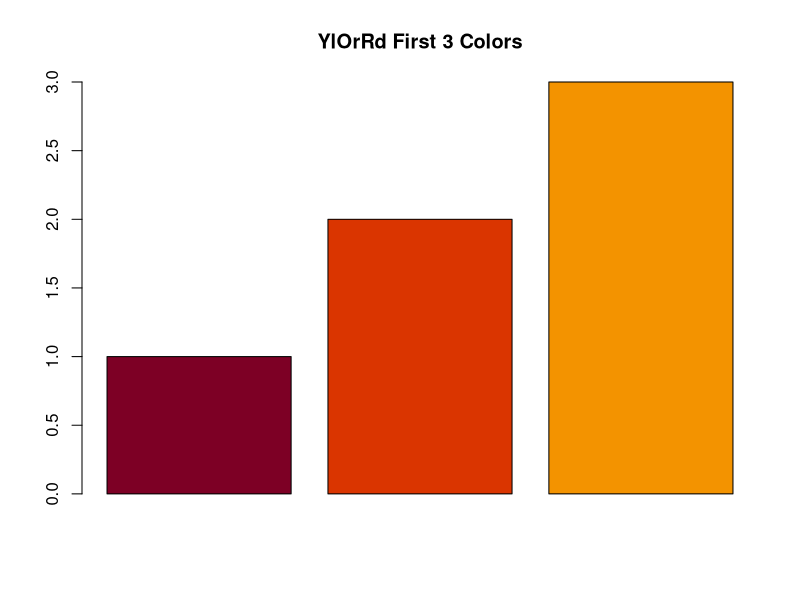
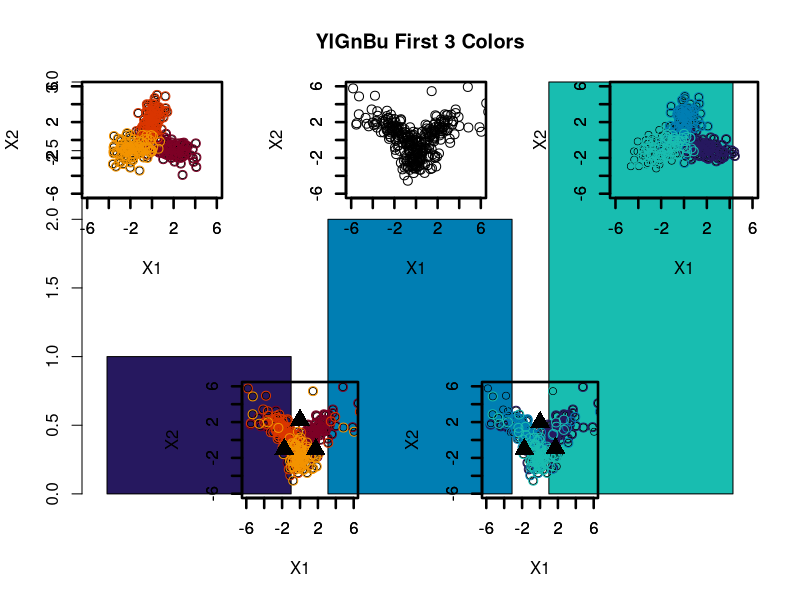
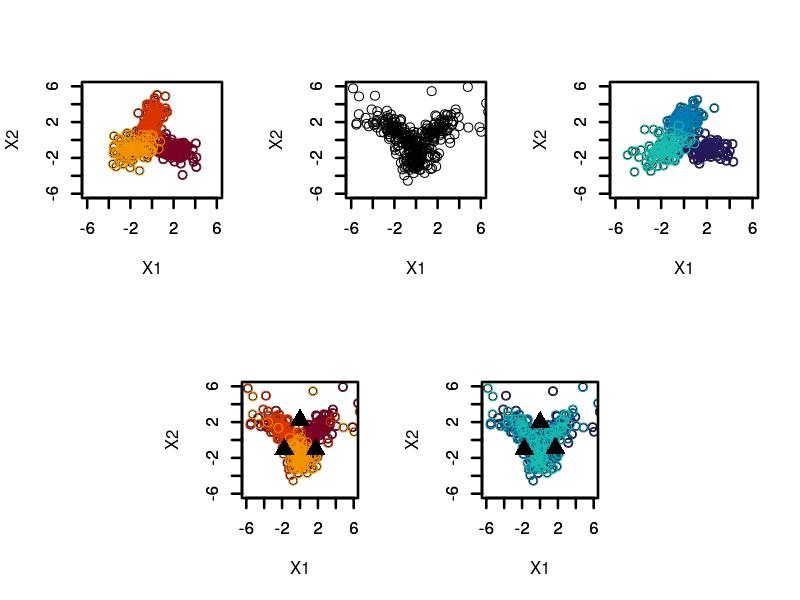

Generate these figures, in order, with R:
library(mvtnorm)
library(colorspace)

## color

ylorrd_colors <- hcl.colors(5, "YlOrRd")
ylgnbu_colors <- hcl.colors(5, "YlGnBu")

# ex
barplot(1:3, col = ylorrd_colors, main = "YlOrRd First 3 Colors")
barplot(1:3, col = ylgnbu_colors, main = "YlGnBu First 3 Colors")

print(ylorrd_colors[1:3])
print(ylgnbu_colors[1:3])


## Centroid
cent1 = c(sqrt(3), 1); cent2 = c(-sqrt(3),1); cent3 = c(0,-2)

# Sigma
sig1 = matrix(c(1,.6,.6,1), nrow=2)
sig2 = matrix(c(1,-.6,-.6,1), nrow=2)
sig3 = matrix(c(sqrt(2)/2,0,0,sqrt(2)), nrow=2)


################################################################################
### Null Scenario ##############################################################
################################################################################


n = 100
rotmat = matrix(c(cos(pi/3), -sin(pi/3), sin(pi/3), cos(pi/3)), nrow=2, byrow=T)

X1 = rmvnorm(n, mean = cent1, sigma = sig1)
X2 = rmvnorm(n, mean = cent2, sigma = sig2)
X3 = rmvnorm(n, mean = cent3, sigma = sig3)

Y1 = rmvnorm(n, mean = cent1, sigma = sig1) %*% rotmat
Y2 = rmvnorm(n, mean = cent2, sigma = sig2) %*% rotmat
Y3 = rmvnorm(n, mean = cent3, sigma = sig3) %*% rotmat

K1 = rmvnorm(n, mean = cent1, sigma = sig1) %*% rotmat
K2 = rmvnorm(n, mean = cent2, sigma = sig2) %*% rotmat
K3 = rmvnorm(n, mean = cent3, sigma = sig3) %*% rotmat

raw_dat1 = rbind(X1, X2, X3)

# Perturb for better visualization
set.seed(1)
purt.size = n * 0.2
purt.ind = sample(1:(3 * n), size = 3 * purt.size)
raw_dat1[purt.ind[1:purt.size], ] = 3 * rmvnorm(purt.size, mean = cent1, sigma = sig1)
raw_dat1[purt.ind[1:purt.size + purt.size], ] = 2 * rmvnorm(purt.size, mean = cent2, sigma = sig2)
raw_dat1[purt.ind[1:purt.size + purt.size * 2], ] = rmvnorm(purt.size, mean = cent3, sigma = sig3)

raw_dat2 = rbind(Y1, Y2, Y3)
raw_dat3 = rbind(K1, K2, K3)

# Create perturbed indices for raw_dat3
purt.size = n * 0.2
indset = 1:(3 * n)
purt.ind2 = sample(1:(3 * n), size = 3 * purt.size)

ind1 = union(setdiff(1:n, purt.ind2), purt.ind2[1:purt.size])
ind2 = union(setdiff((n + 1):(2 * n), purt.ind2), purt.ind2[1:purt.size + purt.size])
ind3 = union(setdiff((2 * n + 1):(3 * n), purt.ind2), purt.ind2[1:purt.size + 2 * purt.size])

raw_dat3[ind1, ] = rmvnorm(length(ind1), mean = cent1, sigma = sig1) %*% rotmat
raw_dat3[ind2, ] = rmvnorm(length(ind2), mean = cent2, sigma = sig2) %*% rotmat
raw_dat3[ind3, ] = rmvnorm(length(ind3), mean = cent3, sigma = sig3) %*% rotmat


# Centroid 계산
dat2_centroids <- matrix(NA, nrow = 3, ncol = ncol(raw_dat2))
dat3_centroids <- matrix(NA, nrow = 3, ncol = ncol(raw_dat3))

dat2_centroids[1, ] <- colMeans(raw_dat2[1:n, ])
dat2_centroids[2, ] <- colMeans(raw_dat2[(n + 1):(2 * n), ])
dat2_centroids[3, ] <- colMeans(raw_dat2[(2 * n + 1):(3 * n), ])

dat3_centroids[1, ] <- colMeans(raw_dat3[ind1, ])
dat3_centroids[2, ] <- colMeans(raw_dat3[ind2, ])
dat3_centroids[3, ] <- colMeans(raw_dat3[ind3, ])

# 결과 출력
print("Centroids for raw_dat2:")
print(dat2_centroids)

print("Centroids for raw_dat3:")
print(dat3_centroids)

################################################################################
### Alter Scenario #############################################################
################################################################################

# Create new indices for raw_dat3_new
new_ind = sample(1:(3 * n))
new_ind1 = new_ind[1:n]
new_ind2 = new_ind[(n + 1):(2 * n)]
new_ind3 = new_ind[(2 * n + 1):(3 * n)]

# Generate raw_dat3_new with rotation applied to selected indices
raw_dat3_new = raw_dat3
raw_dat3_new[new_ind1, ] = rmvnorm(n, mean = cent1, sigma = sig1) %*% rotmat
raw_dat3_new[new_ind2, ] = rmvnorm(n, mean = cent2, sigma = sig2) %*% rotmat
raw_dat3_new[new_ind3, ] = rmvnorm(n, mean = cent3, sigma = sig3) %*% rotmat



# Centroid 계산
dat2_centroids <- matrix(NA, nrow = 3, ncol = ncol(raw_dat2))
dat3_centroids <- matrix(NA, nrow = 3, ncol = ncol(raw_dat3))

dat2_centroids[1, ] <- colMeans(raw_dat2[1:n, ])
dat2_centroids[2, ] <- colMeans(raw_dat2[(n + 1):(2 * n), ])
dat2_centroids[3, ] <- colMeans(raw_dat2[(2 * n + 1):(3 * n), ])

dat3_centroids[1, ] <- colMeans(raw_dat3_new[new_ind1, ])
dat3_centroids[2, ] <- colMeans(raw_dat3_new[new_ind2, ])
dat3_centroids[3, ] <- colMeans(raw_dat3_new[new_ind3, ])

# 결과 출력
print("Centroids for raw_dat2:")
print(dat2_centroids)

print("Centroids for raw_dat3:")
print(dat3_centroids)












################################################################################
# NULL 그리기 ##################################################################
################################################################################

# tiff("NULL.tiff", width = 2800, height = 2800, res = 800)

# par(mar = c(2,2,2,2))
# par(mar = c(5, 4, 4, 2) + 0.1)


par(mfrow = c(1, 1))

# 1 by 1
par(fig = c(0, 0.33, 0.5, 1), new = TRUE)
plot(raw_dat2, xlab='X1', ylab='X2', xlim=c(-6, 6), ylim=c(-6, 6))
points(raw_dat2[1:n, ], cex=1.2, col="#7D0025")
points(raw_dat2[(n + 1):(2 * n), ], cex=1.2, col="#DA3500")
points(raw_dat2[(2 * n + 1):(3 * n),], cex=1.2, col="#F39300")
axis(1, lwd = 2.5)
axis(2, lwd = 2.5)
box(lwd = 2.5)

# 1 by 2
par(fig = c(0.33, 0.66, 0.5, 1), new = TRUE)
plot(raw_dat1, cex=1.2, xlab='X1', ylab='X2', xlim=c(-6, 6), ylim=c(-6, 6))
axis(1, lwd = 2.5)
axis(2, lwd = 2.5)
box(lwd = 2.5)

# 1 by 3
par(fig = c(0.66, 1, 0.5, 1), new = TRUE)
plot(raw_dat3, xlab ='X1', ylab = 'X2', xlim=c(-6, 6), ylim=c(-6, 6))
points(raw_dat3[ind1,], cex=1.2, col="#26185F")
points(raw_dat3[ind2,], cex=1.2, col="#007EB3")
points(raw_dat3[ind3,], cex=1.2, col="#18BDB0")
axis(1, lwd = 2.5)
axis(2, lwd = 2.5)
box(lwd = 2.5)

# 2 by 1
par(fig = c(0.2, 0.5, 0, 0.5), new = TRUE)
plot(raw_dat1, xlab ='X1', ylab = 'X2', xlim=c(-6, 6), ylim=c(-6, 6))
points(raw_dat1[1:n, ], cex=1.2, col="#7D0025")
points(raw_dat1[(n + 1):(2 * n), ], cex=1.2, col="#DA3500")
points(raw_dat1[(2 * n + 1):(3 * n), ], cex=1.2, col="#F39300")

points(dat2_centroids, col = "black", pch = 17, cex = 2) # 검정색 삼각형으로 표시

axis(1, lwd = 2.5)
axis(2, lwd = 2.5)
box(lwd = 2.5)

# 2 by 2
par(fig = c(0.5, 0.8, 0, 0.5), new = TRUE)
plot(raw_dat1, xlab ='X1', ylab = 'X2', xlim=c(-6, 6), ylim=c(-6, 6))
points(raw_dat1[ind1, ], cex=1.2, col="#26185F")
points(raw_dat1[ind2, ], cex=1.2, col="#007EB3")
points(raw_dat1[ind3, ], cex=1.2, col="#18BDB0")
points(dat3_centroids, col = "black", pch = 17, cex = 2)
axis(1, lwd = 2.5)
axis(2, lwd = 2.5)
box(lwd = 2.5)



dev.off()


################################################################################
# Alter 그리기 #################################################################
################################################################################

par(mfrow = c(1, 1))

# 1 by 1
par(fig = c(0, 0.33, 0.5, 1), new = TRUE)
plot(raw_dat2, xlab='X1', ylab='X2', xlim=c(-6, 6), ylim=c(-6, 6))
points(raw_dat2[1:n, ], cex=1.2, col="#7D0025")
points(raw_dat2[(n + 1):(2 * n), ], cex=1.2, col="#DA3500")
points(raw_dat2[(2 * n + 1):(3 * n),], cex=1.2, col="#F39300")
axis(1, lwd = 2.5)
axis(2, lwd = 2.5)
box(lwd = 2.5)

# 1 by 2
par(fig = c(0.33, 0.66, 0.5, 1), new = TRUE)
plot(raw_dat1, cex=1.2, xlab='X1', ylab='X2', xlim=c(-6, 6), ylim=c(-6, 6))
axis(1, lwd = 2.5)
axis(2, lwd = 2.5)
box(lwd = 2.5)

# 1 by 3 (new)
par(fig = c(0.66, 1, 0.5, 1), new = TRUE)
plot(raw_dat3_new, xlab ='X1', ylab = 'X2', xlim=c(-6, 6), ylim=c(-6, 6))
points(raw_dat3_new[new_ind1, ], cex=1.2, col="#26185F")
points(raw_dat3_new[new_ind2, ], cex=1.2, col="#007EB3")
points(raw_dat3_new[new_ind3, ], cex=1.2, col="#18BDB0")
axis(1, lwd = 2.5)
axis(2, lwd = 2.5)
box(lwd = 2.5)

# 2 by 1
par(fig = c(0.2, 0.5, 0, 0.5), new = TRUE)
plot(raw_dat1, xlab ='X1', ylab = 'X2', xlim=c(-6, 6), ylim=c(-6, 6))
points(raw_dat1[1:n, ], cex=1.2, col="#7D0025")
points(raw_dat1[(n + 1):(2 * n), ], cex=1.2, col="#DA3500")
points(raw_dat1[(2 * n + 1):(3 * n), ], cex=1.2, col="#F39300")

points(dat2_centroids, col = "black", pch = 17, cex = 2) # 검정색 삼각형으로 표시

axis(1, lwd = 2.5)
axis(2, lwd = 2.5)
box(lwd = 2.5)



# 2 by 2
par(fig = c(0.5, 0.8, 0, 0.5), new = TRUE)
plot(raw_dat1, xlab ='X1', ylab = 'X2', xlim=c(-6, 6), ylim=c(-6, 6))
points(raw_dat1[new_ind1, ], cex=1.2, col="#26185F")
points(raw_dat1[new_ind2, ], cex=1.2, col="#007EB3")
points(raw_dat1[new_ind3, ], cex=1.2, col="#18BDB0")
points(dat3_centroids, col = "black", pch = 17, cex = 2)
axis(1, lwd = 2.5)
axis(2, lwd = 2.5)
box(lwd = 2.5)



dev.off()

